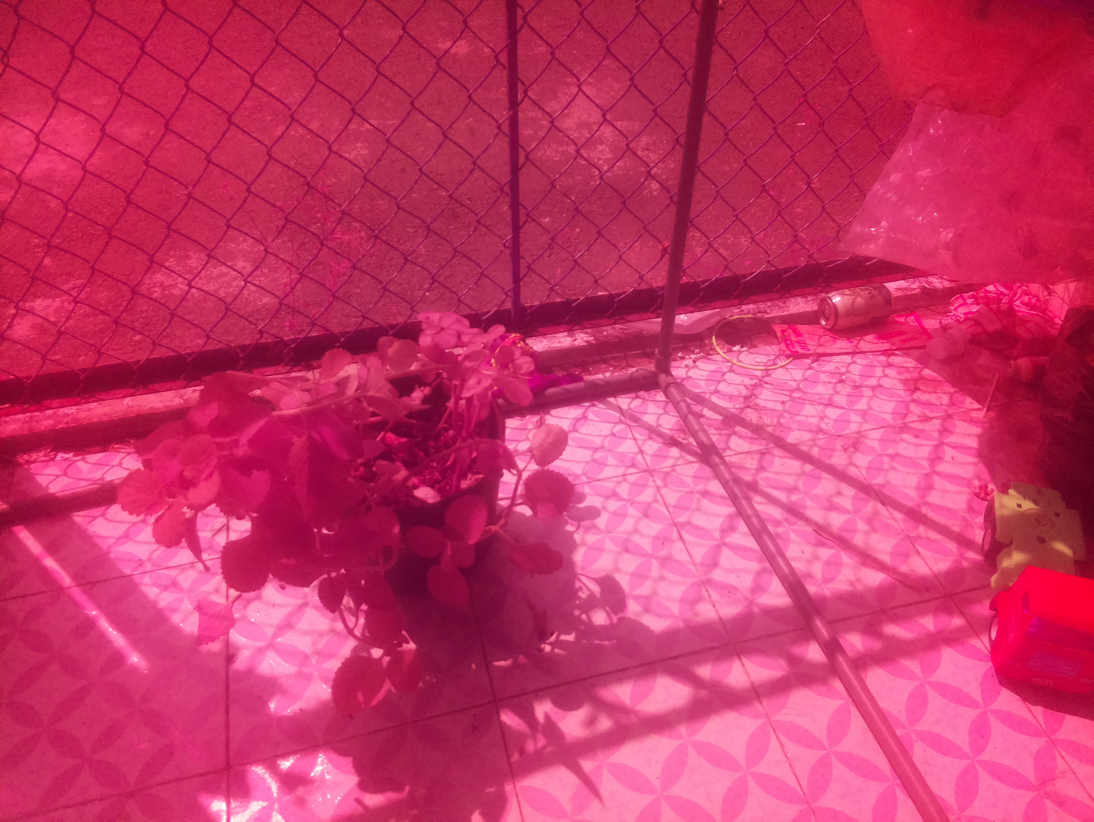
#> input picture 28325b.jpeg, 3280 x 2464 px (shown at 1/3 size)
$ python test.py
#> lines starting #> are read from the running program, lines starting #| are printed output that depends on the picture
import cv2
from matplotlib import pyplot as plt
import numpy as np

def filter_matches_with_mask(matches, mask):
    filtered_matches = []
    for i, m in enumerate(matches):
        if mask[i] == 1:  # mask là mảng NumPy, giá trị True được biểu diễn bằng 1
            filtered_matches.append(m)
    return filtered_matches

img_nir = cv2.imread('28325b.jpeg',cv2.COLOR_BGR2GRAY)
#> img_nir is the input picture: shape (2464, 3280, 3); mean B, G, R 101.7, 52.8, 200.5
img_rgb = cv2.imread('28325_2.jpeg',cv2.COLOR_BGR2GRAY)
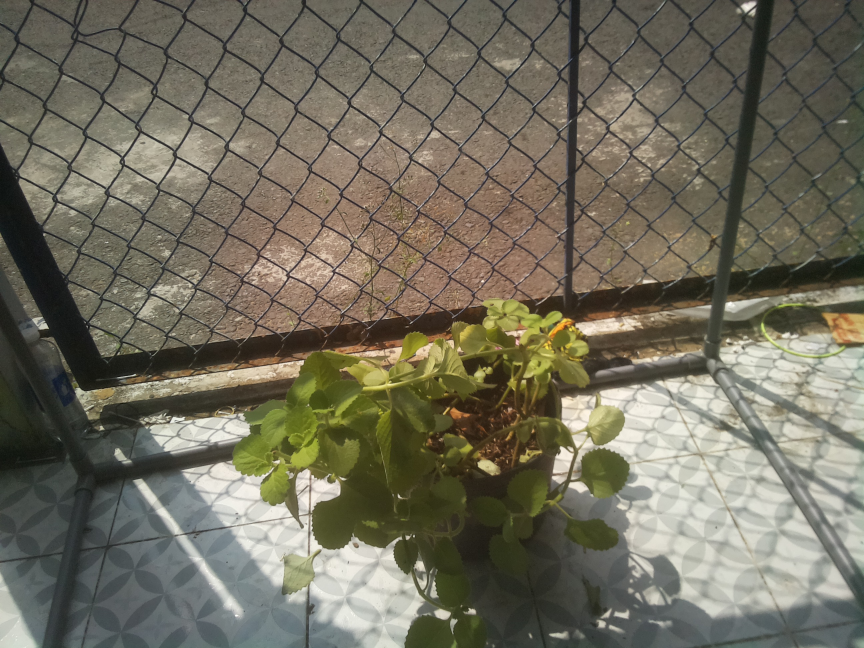
#> input picture 28325_2.jpeg, 2592 x 1944 px (shown at 1/3 size)
#> img_rgb is the input picture: shape (1944, 2592, 3); mean B, G, R 94, 110, 114.1

height, width, channels = img_nir.shape
#> height = 2464; width = 3280; channels = 3
img_rgb = cv2.resize(img_rgb,(width,height),cv2.INTER_CUBIC)
#> img_rgb: shape (2464, 3280, 3)

orb = cv2.ORB_create(500,1.6,10,33)

# find the keypoints and descriptors with SIFT
kp1, des1 = orb.detectAndCompute(img_nir,None)
#> kp1 = 492 keypoints; strongest (x, y, size): (2806, 640, 31), (2499, 901, 79.4), (2501, 904, 49.6), (1520, 1258, 325.1)
kp2, des2 = orb.detectAndCompute(img_rgb,None)
#> kp2 = 492 keypoints; strongest (x, y, size): (2147, 1557, 832.1), (176, 1245, 127), (2130, 1704, 203.2), (1571, 2040, 49.6)

bf = cv2.BFMatcher(cv2.NORM_HAMMING, crossCheck=True)
# Match descriptors.
matches = bf.match(des1,des2)
#> matches = 149 matches
matches = sorted(matches, key = lambda x:x.distance)

src_pts = np.float32([kp1[m.queryIdx].pt for m in matches]).reshape(-1, 1, 2)
#> src_pts = 149 rows, first 8: [1510.4, 1408], [218, 1364], [219, 1360], [1518.1, 1257], [1520.4, 1258.3], [2025.1, 950.3], [1553.2, 1527], [1520.4, 1258.3]
dst_pts = np.float32([kp2[m.trainIdx].pt for m in matches]).reshape(-1, 1, 2)
#> dst_pts = 149 rows, first 8: [2128, 1697.6], [700, 1592], [702, 1588], [2132.5, 1513], [2139.1, 1520.4], [2752.5, 1153.4], [2162.7, 1841.6], [2129.9, 1520.4]

H, mask = cv2.findHomography(src_pts, dst_pts, cv2.RANSAC, 5.0)
#> H = [[0.754, -0.184, 672.6], [-0.0986, 0.742, 343.7], [-8.07e-05, -0.000106, 1]]; mask = 149 values, max 1 at index 0, min 0 at index 4, mean 0.094

filtered_matches = filter_matches_with_mask(matches, mask)
#> the loop in filter_matches_with_mask, `for i, m in enumerate(matches):` made 149 passes
#> after the loop in filter_matches_with_mask, `for i, m in enumerate(matches):`: filtered_matches = 14 matches
#> filtered_matches = 14 matches
print(f"Số lượng matches ban đầu: {len(matches)}")
#| Số lượng matches ban đầu: 149
print(f"Số lượng matches sau khi lọc: {len(filtered_matches)}")
#| Số lượng matches sau khi lọc: 14


# Lấy kích thước ảnh đầu tiên
height, width = img_rgb.shape[:2]
img_rgb_aligned = cv2.warpPerspective(img_nir, H, (width, height))
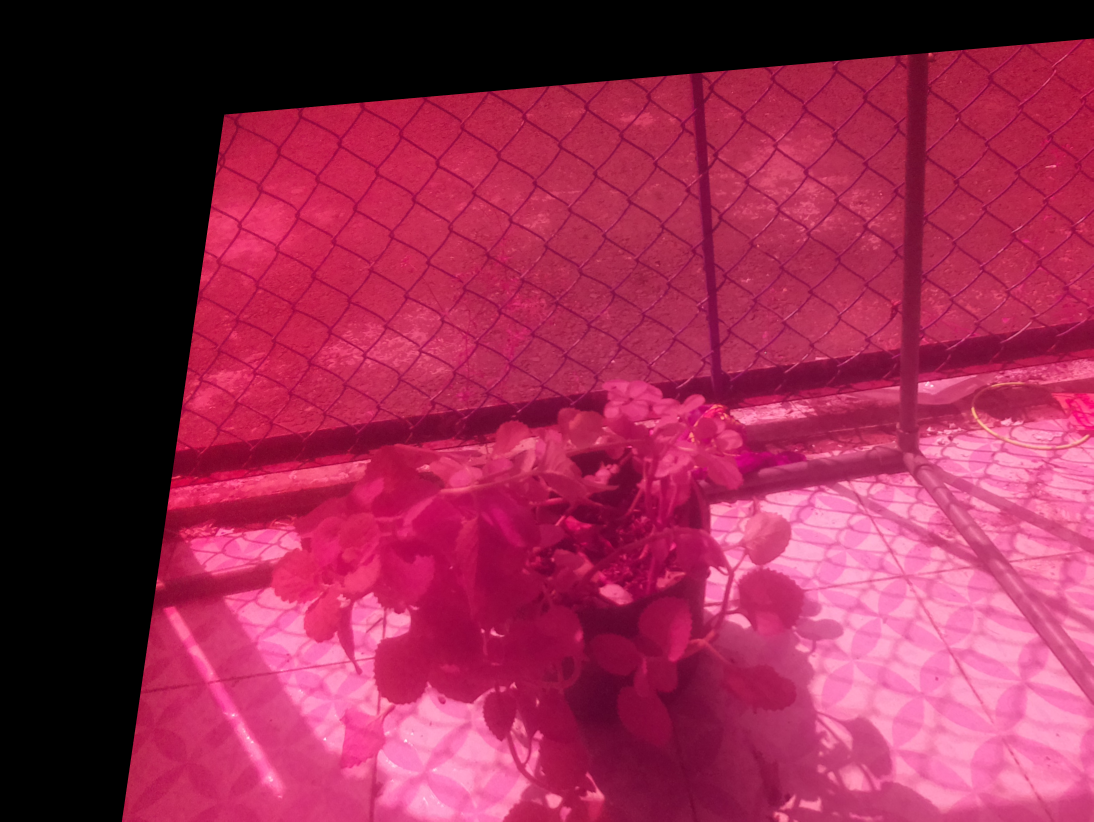
#> img_rgb_aligned: shape (2464, 3280, 3) (shown at 1/3 size); mean B, G, R 76.7, 40, 147.2

# Hiển thị ảnh
#cv2.imshow("Image 2 Aligned", img_rgb_aligned)
#cv2.waitKey(0)
#cv2.destroyAllWindows()

img3 = cv2.drawMatches(img_nir,kp1,img_rgb,kp2,filtered_matches[:],None, flags=2)
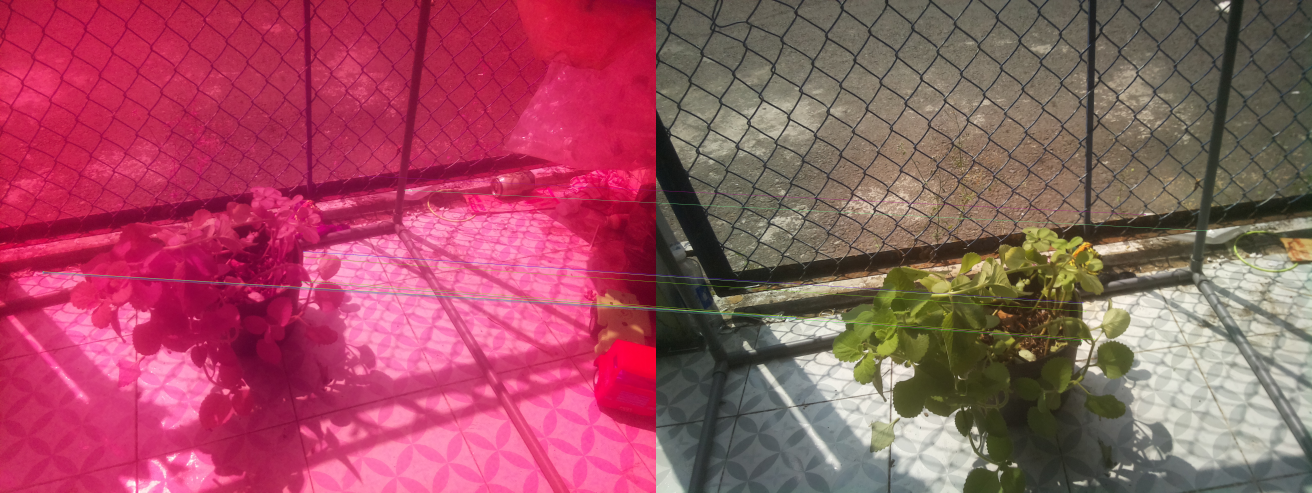
#> img3: shape (2464, 6560, 3) (shown at 1/5 size); mean B, G, R 97.9, 81.7, 157.1
plt.imshow(img3),plt.show()
